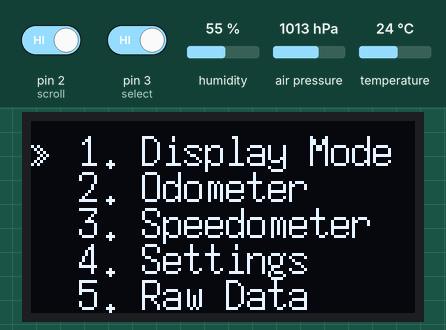
Recording of a sketch running on a simulated Arduino Uno, built with avr-gcc and run on an emulated ATmega328P. Shown: 128×64 one-colour display. Inputs (shaded band) come from the test bench; at power-on: pin 2 (scroll) HIGH, pin 3 (select) HIGH, air pressure 1013 hPa, humidity 55 %, temperature 24 °C.

Above: at 7.1 s.
7.2 s: pin 2 (scroll) driven LOW and pin 3 (select) driven LOW
At 15.2 s:
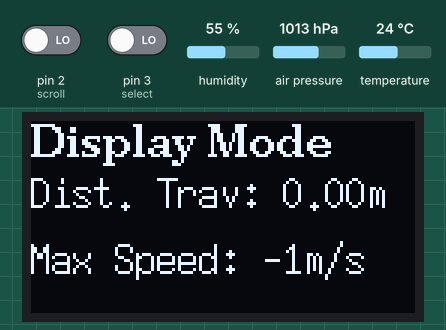
17.4 s: pin 3 (select) driven LOW
23.5 s: air pressure set to 952 hPa
At 26.7 s:
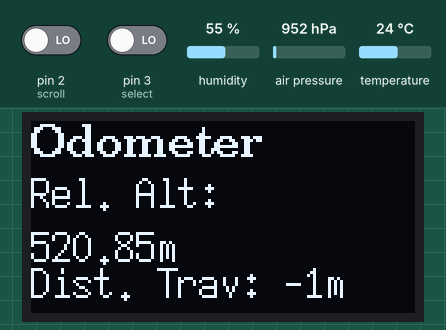
42.7 s: air pressure set to 975 hPa
At 53.8 s:
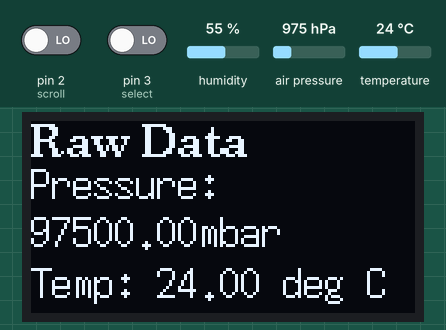
54.1 s: air pressure set to 1000 hPa
At 56.5 s:
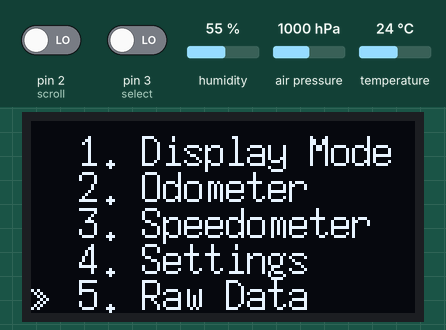
Timing chart, 0 to 58.0 s (numbered marks = the images above; inputs shaded):
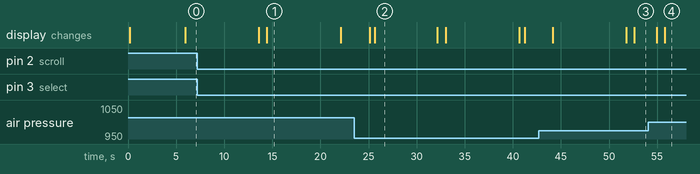

The sketch:

final_version.ino
```cpp
//DEFAULT UNITS: pressure (mbar = hPa), distance (m), time (ms), temperature (degrees C)
#include <Arduino.h>
#include <U8g2lib.h>
#include <U8x8lib.h>
#include <Adafruit_Sensor.h>
#include <Adafruit_BME280.h>
#include <Wire.h>

U8G2_SSD1306_128X64_NONAME_1_HW_I2C u8g2(U8G2_R0, /* reset=*/ U8X8_PIN_NONE); //constructor for screen
Adafruit_BME280 bme280; //constructor for bme280 sensor

unsigned long initTime, currentTime, lastClick = 0;
float a0, af, p0, pf, dx, distTraveled;
int delayTime, val1, val2; //button 1 = scroll, button 2 = select
bool isMoving, goingUp, goingDown, b1push, b2push;

int current_screen = 0;
int cursor_ = 1;
int iconXpos = 117;
int iconYpos = 16;


void setup() {
  Serial.begin(9600);
  Wire.begin();
  bme280.begin(0x76); //hex address for GYBMEP sensor, 0x76 for breakout board
  //configure BME280 settings for indoor navigation profile
  bme280.setSampling(Adafruit_BME280::MODE_NORMAL,
                     Adafruit_BME280::SAMPLING_X2,  // temperature oversampling 2x
                     Adafruit_BME280::SAMPLING_X16, // pressure oversampling 16x
                     Adafruit_BME280::SAMPLING_X1,  // humidity oversampling 1x
                     Adafruit_BME280::FILTER_X16,
                     Adafruit_BME280::STANDBY_MS_0_5 );
  delayTime = 40;

  pinMode(2, INPUT_PULLUP); //scroll
  pinMode(3, INPUT_PULLUP); //select

  u8g2.begin();
  u8g2.setFont(u8g_font_unifont);
  display(current_screen);
  delay(5000);
  current_screen = 1;
  display(current_screen);
}


void loop() {
  checkButtons();
  delay(1000);
  initTime = millis();
  p0 = bme280.readPressure();
  a0 = bme280.readAltitude(p0);
  accumulateDist(distTraveled);
  display(current_screen);
  delay(delayTime);
}


/*              ODOMETER FUNCTIONS
*/

//function calculates distance traveled, returns as float & modifies motion state bool vars
float accumulateDist(float distance_traveled) {
  float temp_dist = 0; //local variable
  while (temp_dist <= 1) {
    pf = bme280.readPressure();
    af = bme280.readAltitude(pf);
    dx = af - a0;
    motionState(dx);
    temp_dist = abs(dx);
    currentTime = millis();
    if ((currentTime - initTime >= 5000) && (temp_dist < 1)) {
      distance_traveled += temp_dist;
      break;
    }
    else if (temp_dist == 1) {
      distance_traveled += 1;
      temp_dist = 0;
    }
  }
  return distance_traveled;
}

void motionState(float dx) {
  if (dx < 0) {
    isMoving = true;
    goingUp = false;
    goingDown = true;
  }
  else if (dx > 0) {
    isMoving = true;
    goingUp = true;
    goingDown = false;
  }
  else {
    isMoving = false;
    goingUp = false;
    goingDown = false;
  }
}

/*              DISPLAY FUNCTIONS
*/

void display(int screen) {
  u8g2.firstPage();
  do {
    drawScreen(screen, cursor_);
  } while (u8g2.nextPage());
}

void goBack() {
  if (current_screen != 1) {
    u8g2.setCursor(0, 27);
    u8g2.print("Hit select to go back");
    if (val2 == LOW) {
      current_screen = 1;
      display(current_screen);
    }
  }
}

void checkButtons() {
  val1 = digitalRead(2);
  if (val1 == LOW) {
    b1push = true;
  }
  val2 = digitalRead(3);
  if (val2 == LOW) {
    b2push = true;
  }


  if (b1push) {
    //u8g2.drawStr(56, 120, "B1");
    if (millis() - lastClick > 1000) {
      if (current_screen == 1) {
        if (cursor_ < 5) {
          cursor_++;
        }
        else if (cursor_ == 5) {
          cursor_ = 1;
        }
        lastClick = millis();
        display(current_screen);
      }
    }
    b1push = false;
  }
  if (b2push) {
    //u8g2.drawStr(56, 120, "B2");
    if (current_screen == 1) {
      current_screen = cursor_;
      display(current_screen);
    }
    else {
      goBack();
    }
    b2push = false;
  }
}

void drawScreen(int screen1, int cursor1) {
  switch (screen1) {
    case 0: {
        u8g2.setFont(u8g2_font_ncenB10_tr);
        u8g2.setCursor(0, 27);
        u8g2.print("Loading...");
      } break;
    case 1: {
        u8g2.setFont(u8g2_font_7x14_tf);
        static const uint8_t NUM_MENU_ITEMS = 5;
        const char *menu_items[NUM_MENU_ITEMS] = {
          "1. Display Mode",
          "2. Odometer",
          "3. Speedometer",
          "4. Settings",
          "5. Raw Data",
        };
        uint8_t i, h;
        u8g2.setFontRefHeightText();
        u8g2.setFontPosTop();
        u8g2.setCursor(0, 0);
        h = u8g2.getFontAscent() - u8g2.getFontDescent();
        for (i = 0; i < 5; i++ ) {
          u8g2.drawStr(16, (i * h) + 4, menu_items[i]);
        }
        //determine position of cursor
        u8g2.drawGlyph(0, (cursor1 - 1)*h + 4, 0x00bb);
      } break;
    case 2: {
        u8g2.setFont(u8g2_font_ncenB10_tr);
        u8g2.setCursor(0, 0);
        u8g2.print("Display Mode");
        if (!isMoving) {
          u8g2.drawGlyph(iconXpos, iconYpos, 0x23f8);
        }
        else if (isMoving && goingUp) {
          u8g2.drawGlyph(iconXpos, iconYpos, 0x23f6);
        }
        else if (isMoving && goingDown) {
          u8g2.drawGlyph(iconXpos, iconYpos, 0x23f7);
        }
        u8g2.setFont(u8g2_font_7x14_tf);
        u8g2.setCursor(0, 18);
        u8g2.print("Dist. Trav: ");
        u8g2.print(distTraveled);
        u8g2.print("m");
        u8g2.setCursor(0, 40);
        u8g2.print("Max Speed: ");
        u8g2.print("-1");
        u8g2.print("m/s");
        u8g2.setCursor(0, 64);
        u8g2.print("Avg Speed: ");
        u8g2.print("-1");
        u8g2.print("m/s");
      } break;
    case 3: {
        u8g2.setFont(u8g2_font_ncenB10_tr);
        u8g2.setCursor(0, 0);
        u8g2.print("Odometer");
        if (!isMoving) {
          u8g2.drawGlyph(iconXpos, iconYpos, 0x23f8);
        }
        else if (isMoving && goingUp) {
          u8g2.drawGlyph(iconXpos, iconYpos, 0x23f6);
        }
        else if (isMoving && goingDown) {
          u8g2.drawGlyph(iconXpos, iconYpos, 0x23f7);
        }
        u8g2.setFont(u8g2_font_7x14_tf);
        u8g2.setCursor(0, 18);
        u8g2.print("Rel. Alt: ");
        u8g2.setCursor(0, 36);
        u8g2.print(af);
        u8g2.print("m");
        u8g2.setCursor(0, 48);
        u8g2.print("Dist. Trav: ");
        u8g2.print(-1);
        u8g2.print("m");
      } break;
    case 4: {
        u8g2.setFont(u8g2_font_ncenB10_tr);
        u8g2.setCursor(0, 0);
        u8g2.print("Speedometer");
        if (!isMoving) {
          u8g2.drawGlyph(iconXpos, iconYpos, 0x23f8);
        }
        else if (isMoving && goingUp) {
          u8g2.drawGlyph(iconXpos, iconYpos, 0x23f6);
        }
        else if (isMoving && goingDown) {
          u8g2.drawGlyph(iconXpos, iconYpos, 0x23f7);
        }
        u8g2.setFont(u8g2_font_7x14_tf);
        u8g2.setCursor(0, 27);
        u8g2.print("Max Speed: ");
        u8g2.print("-1");
        u8g2.print("m/s");
        u8g2.setCursor(0, 51);
        u8g2.print("Avg. Speed: ");
        u8g2.print(-1);
        u8g2.print("m/s");
      } break;
    case 5: {
        u8g2.setFont(u8g2_font_ncenB10_tr);
        u8g2.setCursor(0, 0);
        u8g2.print("Raw Data");
        u8g2.setFont(u8g2_font_7x14_tf);
        u8g2.setCursor(0, 15);
        u8g2.print("Pressure: ");
        u8g2.setCursor(0, 31);
        u8g2.print(bme280.readPressure());
        u8g2.print("mbar");
        u8g2.setCursor(0, 48);
        u8g2.print("Temp: ");
        u8g2.print(bme280.readTemperature());
        u8g2.print(" deg C");
        u8g2.setCursor(0, 64);
        u8g2.print("Hum: ");
        u8g2.print(bme280.readHumidity());
        u8g2.print("%");
      } break;
    case 6: {
        u8g2.setFont(u8g2_font_ncenB10_tr);
        u8g2.setCursor(0, 0);
        u8g2.print("Settings");
        u8g2.setFont(u8g2_font_7x14_tf);
        u8g2.setCursor(0, 20);
        u8g2.print("Change units");
        //figure out how to change units for dist, pressure and temp
      } break;
      /*case 7: {
          //RESET SENSOR
          //ask before clearing
          //clear all memory
        } break;
      */
      break;
  }
}
```

Measured:
- after the input at 7.2 s, the display: first changes after 6.4 s (image 1 shows a later state)
- after the input at 54.1 s, the display: first changes after 0.85 s (image 4 shows a later state)
- what the display in image 2 shows lasts 6.5 s, from 25.7 s to 32.2 s
